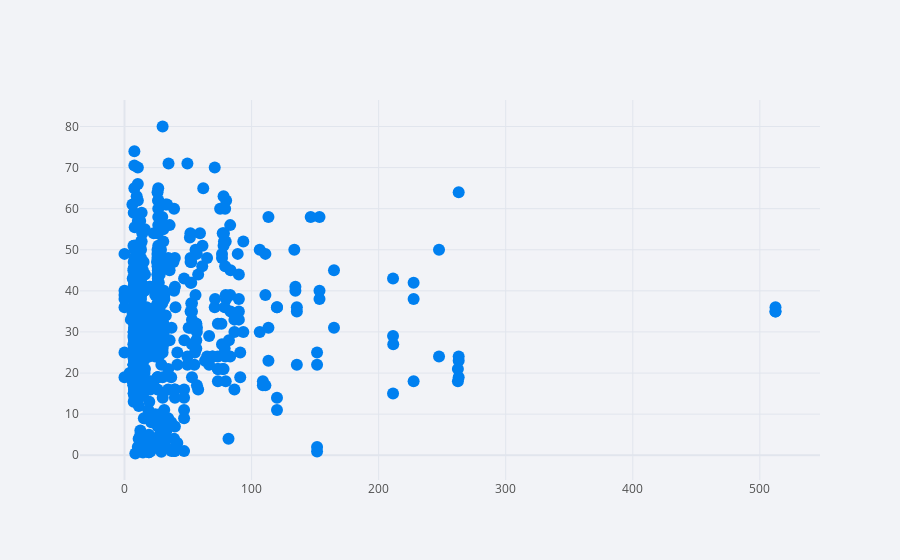

The cell this chart's notebook holds for it:
### Code cell
titanic.iplot(x='fare',y='age',mode='markers')

### Figure 1 — Plotly figure (JSON) as saved in the notebook; plotly's stock layout.template omitted (floating-point values rounded to 4 significant figures; data arrays with more than 128 entries replaced by an {"elided": "..."} marker saying what was removed)
{"data": [{"line": {"color": "rgba(0, 128, 240, 1.0)", "dash": "solid", "shape": "linear", "width": 1.3}, "marker": {"size": 12, "symbol": "circle"}, "mode": "markers", "name": "age", "text": "", "type": "scatter", "x": {"elided": "891 float values"}, "y": {"elided": "891 mixed values"}}], "layout": {"legend": {"bgcolor": "#F2F3F7", "font": {"color": "#505050"}}, "paper_bgcolor": "#F2F3F7", "plot_bgcolor": "#F2F3F7", "title": {"font": {"color": "#484848"}}, "xaxis": {"gridcolor": "#E1E5ED", "showgrid": true, "tickfont": {"color": "#505050"}, "title": {"font": {"color": "#505050"}, "text": ""}, "zerolinecolor": "#E1E5ED"}, "yaxis": {"gridcolor": "#E1E5ED", "showgrid": true, "tickfont": {"color": "#505050"}, "title": {"font": {"color": "#505050"}, "text": ""}, "zerolinecolor": "#E1E5ED"}}}
